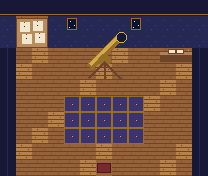

The image is a tile-based game level rendered from a .tmx file. Its description and complete source (layers, tilesets, objects, tile grids) follow:
An orthogonal 13x11 tile map with 16x16 px tiles, 5 tile layers (Back, Buildings, Paths, Front, ...).

<map version="1.10" tiledversion="1.10.2" orientation="orthogonal" renderorder="right-down" width="13" height="11" tilewidth="16" tileheight="16" infinite="0" nextlayerid="10" nextobjectid="100">
 <properties>
  <property name="Light" value="6 8 4" />
 </properties>
 <tileset firstgid="1" name="z_Observatory_tiles" tilewidth="16" tileheight="16" tilecount="128" columns="16">
  <image source="z_Observatory_tiles.png" width="256" height="128" />
 </tileset>
 <layer id="1" name="Back" width="13" height="11">
  <data encoding="csv">
2,1,1,1,1,2,1,1,1,1,2,1,1,
1,1,1,1,2,1,1,1,1,2,1,1,1,
1,1,1,2,1,1,1,1,2,1,1,1,1,
1,1,2,1,1,1,1,2,1,1,1,1,2,
1,2,1,1,1,1,2,1,1,1,1,2,1,
2,1,1,1,1,2,1,1,1,1,2,1,1,
1,1,1,1,8,8,8,8,8,2,1,1,1,
1,1,1,2,8,8,8,8,8,1,1,1,1,
1,1,2,1,8,8,8,8,8,1,1,1,2,
1,2,1,1,1,1,2,1,1,1,1,2,1,
2,1,1,1,1,2,7,1,1,1,2,1,1
</data>
 </layer>
 <layer id="2" name="Buildings" width="13" height="11">
  <data encoding="csv">
3,3,3,3,3,3,3,3,3,3,3,3,3,
4,17,18,4,5,4,4,4,5,4,4,4,4,
4,33,34,4,4,4,4,4,4,4,4,4,4,
6,0,0,0,0,0,0,0,0,0,15,16,6,
6,0,0,0,0,51,52,53,0,0,0,0,6,
6,0,0,0,0,0,0,0,0,0,0,0,6,
6,0,0,0,0,0,0,0,0,0,0,0,6,
6,0,0,0,0,0,0,0,0,0,0,0,6,
6,0,0,0,0,0,0,0,0,0,0,0,6,
6,0,0,0,0,0,0,0,0,0,0,0,6,
6,0,0,0,0,0,0,0,0,0,0,0,6
</data>
 </layer>
 <layer id="3" name="Paths" width="13" height="11">
  <data encoding="csv">
0,0,0,0,0,0,0,0,0,0,0,0,0,
0,0,0,0,0,0,0,0,0,0,0,0,0,
0,0,0,0,0,0,0,0,0,0,0,0,0,
0,0,0,0,0,0,0,0,0,0,0,0,0,
0,0,0,0,0,0,0,0,0,0,0,0,0,
0,0,0,0,0,0,0,0,0,0,0,0,0,
0,0,0,0,0,0,0,0,0,0,0,0,0,
0,0,0,0,0,0,0,0,0,0,0,0,0,
0,0,0,0,0,0,0,0,0,0,0,0,0,
0,0,0,0,0,0,0,0,0,0,0,0,0,
0,0,0,0,0,0,0,0,0,0,0,0,0
</data>
 </layer>
 <layer id="4" name="Front" width="13" height="11">
  <data encoding="csv">
0,0,0,0,0,0,0,0,0,0,0,0,0,
0,0,0,0,0,0,0,0,0,0,0,0,0,
0,0,0,0,0,19,20,21,0,0,0,0,0,
0,0,0,0,0,35,36,37,0,0,0,0,0,
0,0,0,0,0,0,0,0,0,0,0,0,0,
0,0,0,0,0,0,0,0,0,0,0,0,0,
0,0,0,0,0,0,0,0,0,0,0,0,0,
0,0,0,0,0,0,0,0,0,0,0,0,0,
0,0,0,0,0,0,0,0,0,0,0,0,0,
0,0,0,0,0,0,0,0,0,0,0,0,0,
0,0,0,0,0,0,0,0,0,0,0,0,0
</data>
 </layer>
 <layer id="5" name="AlwaysFront" width="13" height="11">
  <data encoding="csv">
0,0,0,0,0,0,0,0,0,0,0,0,0,
0,0,0,0,0,0,0,0,0,0,0,0,0,
0,0,0,0,0,0,0,0,0,0,0,0,0,
0,0,0,0,0,0,0,0,0,0,0,0,0,
0,0,0,0,0,0,0,0,0,0,0,0,0,
0,0,0,0,0,0,0,0,0,0,0,0,0,
0,0,0,0,0,0,0,0,0,0,0,0,0,
0,0,0,0,0,0,0,0,0,0,0,0,0,
0,0,0,0,0,0,0,0,0,0,0,0,0,
0,0,0,0,0,0,0,0,0,0,0,0,0,
0,0,0,0,0,0,0,0,0,0,0,0,0
</data>
 </layer>
</map>
